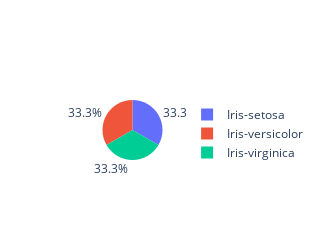

Notebook source saved alongside this figure:
### Code cell
labels = data.groupby('Species').size().index
values = data.groupby('Species').size()
trace = go.Pie(labels=labels, values=values)
layout = go.Layout(width=200, height=200)
fig = go.Figure(data=[trace], layout=layout)
iplot(fig)

### Figure 1 — Plotly figure (JSON) as saved in the notebook; plotly's stock layout.template omitted (floating-point values rounded to 4 significant figures)
{"data": [{"labels": ["Iris-setosa", "Iris-versicolor", "Iris-virginica"], "type": "pie", "values": [50, 50, 50]}], "layout": {"height": 200, "width": 200}}
